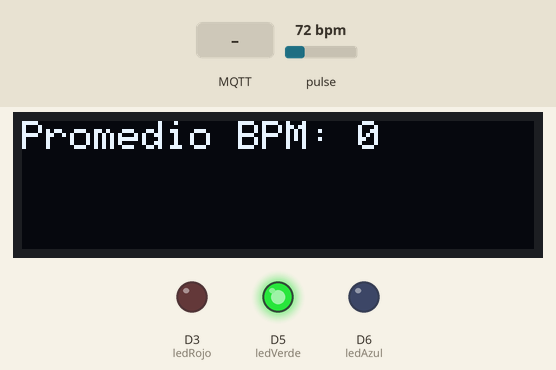
Simulated run of this sketch. Board: Arduino Nano 33 IoT. On the bench: 128×32 one-colour display, output pins drawn as LEDs (lit = HIGH). Dashed ring = blinking. The test bench sets the inputs (shaded band); at power-on: pulse 72 bpm. WiFi joins after 1.5 s; servers stay silent unless stated; no MQTT or app messages arrive unless stated; what the sketch prints to the serial monitor is not drawn.

Above: at 13.8 s.
13.9 s: MQTT message "0" arrives on the first subscribed topic
At 14.9 s:
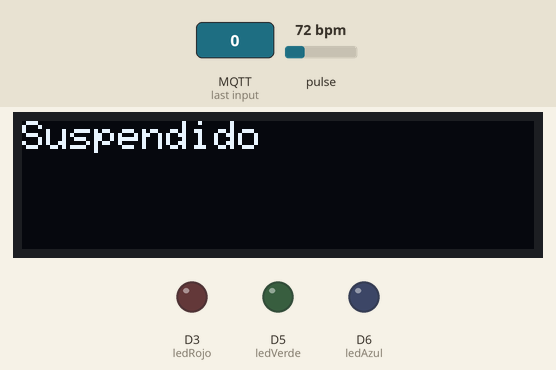
15.4 s: MQTT message "1" arrives on the first subscribed topic
At 15.7 s:
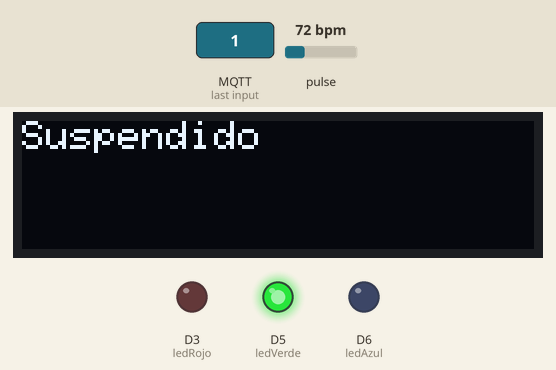
18.4 s: pulse set to 130 bpm
At 19.1 s:
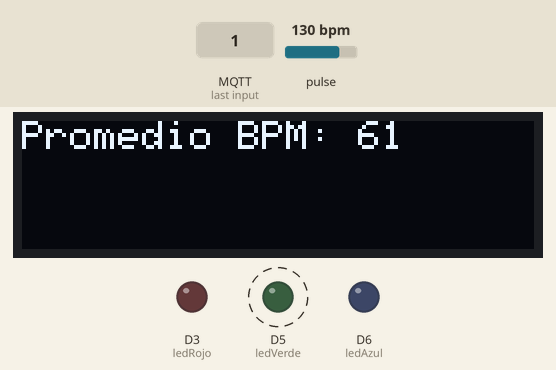
20.2 s: pulse set to 42 bpm
At 23.6 s:
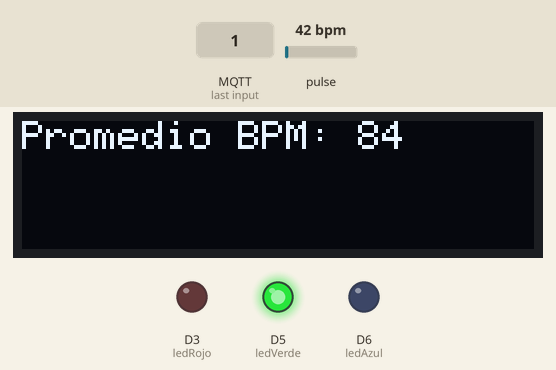
Timing chart, 0 to 25.1 s (numbered marks = the images above; inputs shaded):
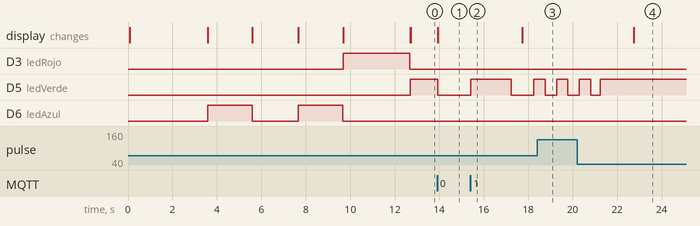

Measured:
- after the input at 13.9 s, D5 (ledVerde): HIGH → LOW after 0.02 s instead of 0.63 s; the display: changes at once (image 1)
- after the input at 15.4 s, D5 (ledVerde): LOW → HIGH at once, → LOW 1.8 s later, → HIGH 1.0 s later
- after the input at 18.4 s, D5 (ledVerde): HIGH → LOW after 0.37 s instead of 0.87 s
- after the input at 20.2 s, the display: changes after 2.5 s (image 4)

The sketch:

HeartRate_V2_Wifi.ino
```cpp
#include "MAX30105.h"
#include "heartRate.h"
#include <SPI.h>
#include <Wire.h>
#include <Adafruit_GFX.h>
#include <Adafruit_SSD1306.h>
#include <WiFiNINA.h>
#include <avr/dtostrf.h>
#include <Ethernet.h>
#include <PubSubClient.h>

#define WIRE Wire


#define DEVICE_LABEL "arduino-nano-33"
#define TOKEN "BBFF-o63O7Ap7f07GwsPU6Jm4JWDUIF2vPI"

MAX30105 particleSensor;
Adafruit_SSD1306 display = Adafruit_SSD1306(128, 32, &WIRE);

char const *SERVER="industrial.api.ubidots.com";

const int HTTPPORT= 443;
char const *AGENT="Arduino Nano 33 IoT";
char const *HTTP_VERSION = " HTTP/1.1\r\n";
char const *VERSION ="1.0";
char const *PATH= "/api/v1.6/devices/";

const byte RATE_SIZE = 4; //Increase this for more averaging. 4 is good.
byte rates[RATE_SIZE]; //Array of heart rates
byte rateSpot = 0;
long lastBeat = 0; //Time at which the last beat occurred

char const * SSID_NAME = "salita_dani"; // Put here your SSID name
char const * SSID_PASS = "dani2001"; // Put here your password

char mqtt_ip[] = "169.55.61.243";
char mqtt_user[] = "BBFF-o63O7Ap7f07GwsPU6Jm4JWDUIF2vPI";

int status = WL_IDLE_STATUS;

WiFiClient wifiClient;
PubSubClient client(wifiClient);

int ledRojo = 3;
int ledVerde = 5;
int ledAzul = 6;

float beatsPerMinute;
int beatAvg;

long blinkInterval = 0;
long prevBlink = 0;
bool power = false;

long printInterval = 5000;
long prevPrint = 0;

bool sleep = false;
char topic[6];

void connectWifi(){
    Serial.println("Connecting to wifi");
    if (WiFi.status() == WL_NO_MODULE) {
    Serial.println("Communication with WiFi module failed!");
    // don't continue
    while (true);
  }
  display.clearDisplay();
  display.setCursor(0,0);
  display.println("Inicializando...");
  display.println("Conectando Wifi...");
  display.display();

  int attempts = 0;
  while (status != WL_CONNECTED) {
    Serial.print("Attempting to connect to SSID: ");
    Serial.println(SSID_NAME);
    // Connect to WPA/WPA2 network. Change this line if using open or WEP network:
    status = WiFi.begin(SSID_NAME, SSID_PASS);
    // wait 10 seconds for connection:
    delay(2000);
    attempts++;
    if(attempts > 5){
      display.clearDisplay();
      display.setCursor(0,0);
      display.println("Conixion Wifi Fallida.");
      display.println("Reinicie el");
      display.println("Dispositivo");
      display.display();
      while(true){};
    }
  }
  display.clearDisplay();
  display.setCursor(0,0);
  display.println("Inicializando...");
  display.println("Wifi Conectado");
  display.display();
  analogWrite(ledAzul,255);
  delay(2000);
  analogWrite(ledAzul,0);
}

void connectMqtt(){

  display.clearDisplay();
  display.setCursor(0,0);
  display.println("Inicializando...");
  display.println("Wifi Conectado");
  display.println("Conectando MQTT...");
  display.display();

  client.setServer(mqtt_ip,1883);


  int attempts = 0;

  while(!client.connected()){
    client.connect("dgs65MQTT", TOKEN,"");
    delay(2000);
    attempts++;

    if(attempts > 5){
      display.clearDisplay();
      display.setCursor(0,0);
      display.println("Conixion MQTT Fallida.");
      display.println("Reinicie el");
      display.println("Dispositivo");
      display.display();
      while(true){};
    }
  }

  client.setCallback(callback);
  String topicStr = "Switch";
  topicStr.toCharArray(topic, topicStr.length()+1);
  client.subscribe("/v1.6/devices/arduino-nano-33/Switch/lv");

  display.clearDisplay();
  display.setCursor(0,0);
  display.println("Inicializando...");
  display.println("Wifi Conectado");
  display.println("MQTT Conectado");
  display.display();
  analogWrite(ledAzul,255);
  delay(2000);
  analogWrite(ledAzul,0);
}

void setup()
{
  Serial.begin(115200);
  Serial.println("Initializing...");

  pinMode(ledRojo,OUTPUT);
  pinMode(ledVerde,OUTPUT);
  pinMode(ledAzul,OUTPUT);

  display.begin(SSD1306_SWITCHCAPVCC, 0x3C);

  Serial.println("OLED begun");

  display.clearDisplay();
  display.display();
  display.setTextSize(1);
  display.setTextColor(SSD1306_WHITE);
  display.setCursor(0,0);
  display.println("Inicializando...");
  display.display();

  // Initialize sensor
  if (!particleSensor.begin(Wire, I2C_SPEED_FAST)) //Use default I2C port, 400kHz speed
  {
    Serial.println("MAX30105 was not found. Please check wiring/power. ");
    while (1);
  }
  Serial.println("Place your index finger on the sensor with steady pressure.");

  particleSensor.setup(); //Configure sensor with default settings
  particleSensor.setPulseAmplitudeRed(0x0A); //Turn Red LED to low to indicate sensor is running
  particleSensor.setPulseAmplitudeGreen(0); //Turn off Green LED

  connectWifi();
  connectMqtt();

  display.clearDisplay();
  display.setCursor(0,0);
  display.println("Inicializando...");
  display.display();

  analogWrite(ledRojo,255);
  delay(3000);
  analogWrite(ledRojo,0);
  display.clearDisplay();
  display.display();
  prevPrint = -5000;
}

void callback(char* topic, byte* payload, unsigned int length) {
  Serial.print("Message arrived from [");
  Serial.print(topic);
  Serial.print("] ");

  if((char)payload[0] == '1'){
    sleep = false;
  }
  else if((char)payload[0] == '0'){
    sleep = true;
    display.clearDisplay();
    display.setCursor(0,0);
    display.println("Suspendido");
    display.display();
    analogWrite(ledRojo,0);
    analogWrite(ledVerde,0);
    analogWrite(ledAzul,0);
  }
}

void blink(){

  if(!power){
    analogWrite(ledRojo,0);
    analogWrite(ledVerde,255);
    analogWrite(ledAzul,0);
    power = true;
  }
  else{
    analogWrite(ledRojo,0);
    analogWrite(ledVerde,0);
    analogWrite(ledAzul,0);
    power = false;
  }
}

void loop()
{
  if(!sleep){
    long irValue = particleSensor.getIR();

    if (checkForBeat(irValue) == true)
    {
      //We sensed a beat!
      long delta = millis() - lastBeat;
      lastBeat = millis();
      beatsPerMinute = 60 / (delta / 1000.0);

      if (beatsPerMinute < 255 && beatsPerMinute > 20)
      {
        rates[rateSpot++] = (byte)beatsPerMinute; //Store this reading in the array
        rateSpot %= RATE_SIZE; //Wrap variable

        //Take average of readings
        beatAvg = 0;
        for (byte x = 0 ; x < RATE_SIZE ; x++)
          beatAvg += rates[x];
        beatAvg /= RATE_SIZE;
      }
    }

    if(beatsPerMinute < 70){
      blinkInterval = 0;
    }
    else if(beatsPerMinute > 110){
      blinkInterval = 500;
    }
    else{
      blinkInterval = 1000;
    }

    if(irValue > 50000 ){
      if(beatsPerMinute == 0){
        analogWrite(ledRojo,255);
        analogWrite(ledVerde,50);
        analogWrite(ledAzul,0);
      }
      else{
        if(blinkInterval == 0){
          power = false;
          blink();
          prevBlink = millis();
        }
        else if((millis() - prevBlink) > blinkInterval){
          blink();
          prevBlink = millis();
        }
      }

    }
    else{
      analogWrite(ledRojo,0);
      analogWrite(ledVerde,0);
      analogWrite(ledAzul,0);
    }

    if(irValue > 50000){
      if((millis() - prevPrint) > printInterval && !sleep){
        display.clearDisplay();
        display.setCursor(0,0);
        display.print("Promedio BPM: ");
        display.println(beatAvg);
        display.display();
        prevPrint = millis();
        char payload[3];
        String  beatAvgStr = String(beatAvg);
        beatAvgStr.toCharArray(payload, beatAvgStr.length()+1);
        Serial.println(beatAvgStr);
        Serial.println(payload);
        client.publish("/v1.6/devices/arduino-nano-33/Average",payload);
      }
    }
    else if(!sleep){
      display.clearDisplay();
      display.setCursor(0,0);
      display.print("ERROR DEDO");
      display.display();
      prevPrint = -5000;
    }

    Serial.print("IR=");
    Serial.print(irValue);
    Serial.print(", BPM=");
    Serial.print(beatsPerMinute);
    Serial.print(", Avg BPM=");
    Serial.print(beatAvg);

    if (irValue < 50000)
      Serial.print(" No finger?");

    Serial.println();
  }
  client.loop();
}
```

License.ino
```cpp
// (licence header left out)

```
